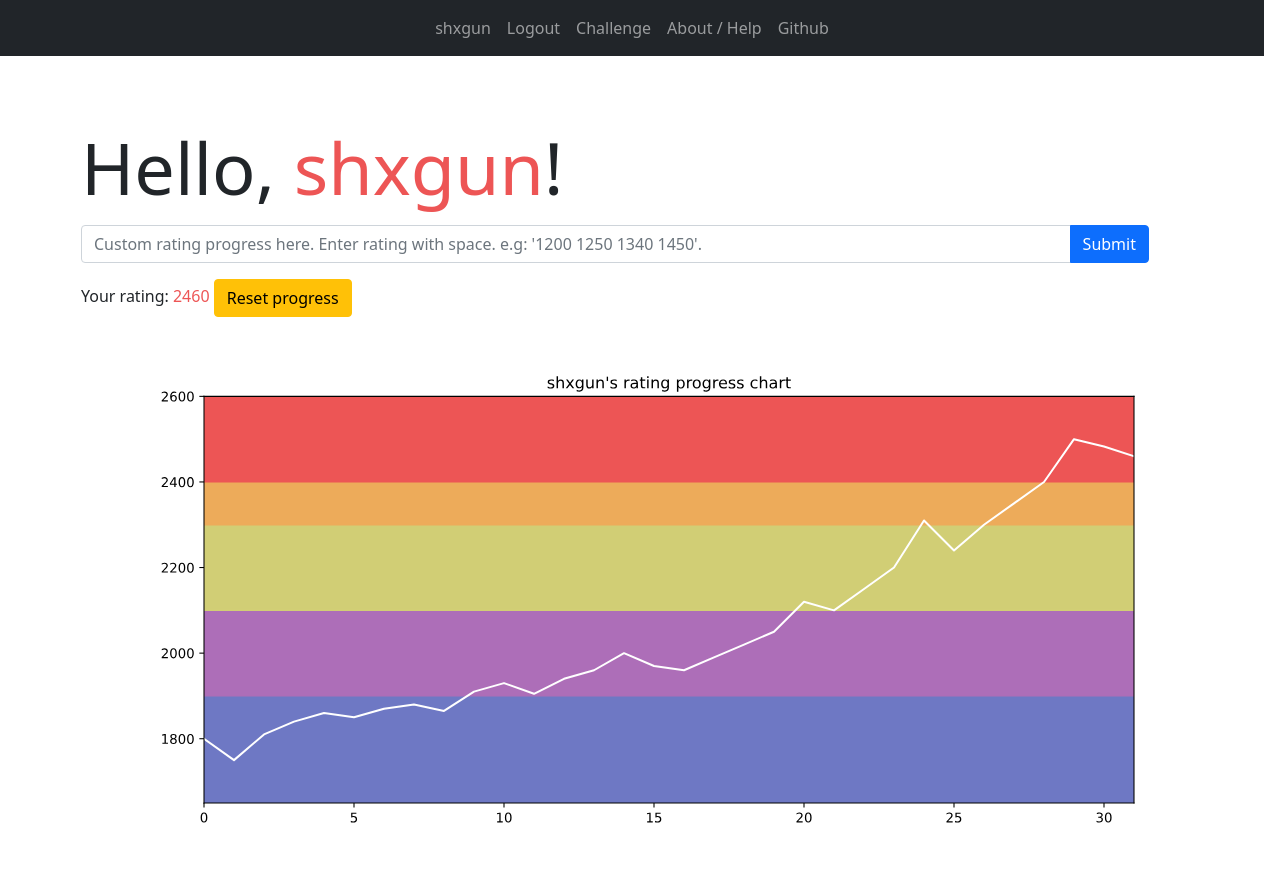
Before: / (signed in) with the older database file.
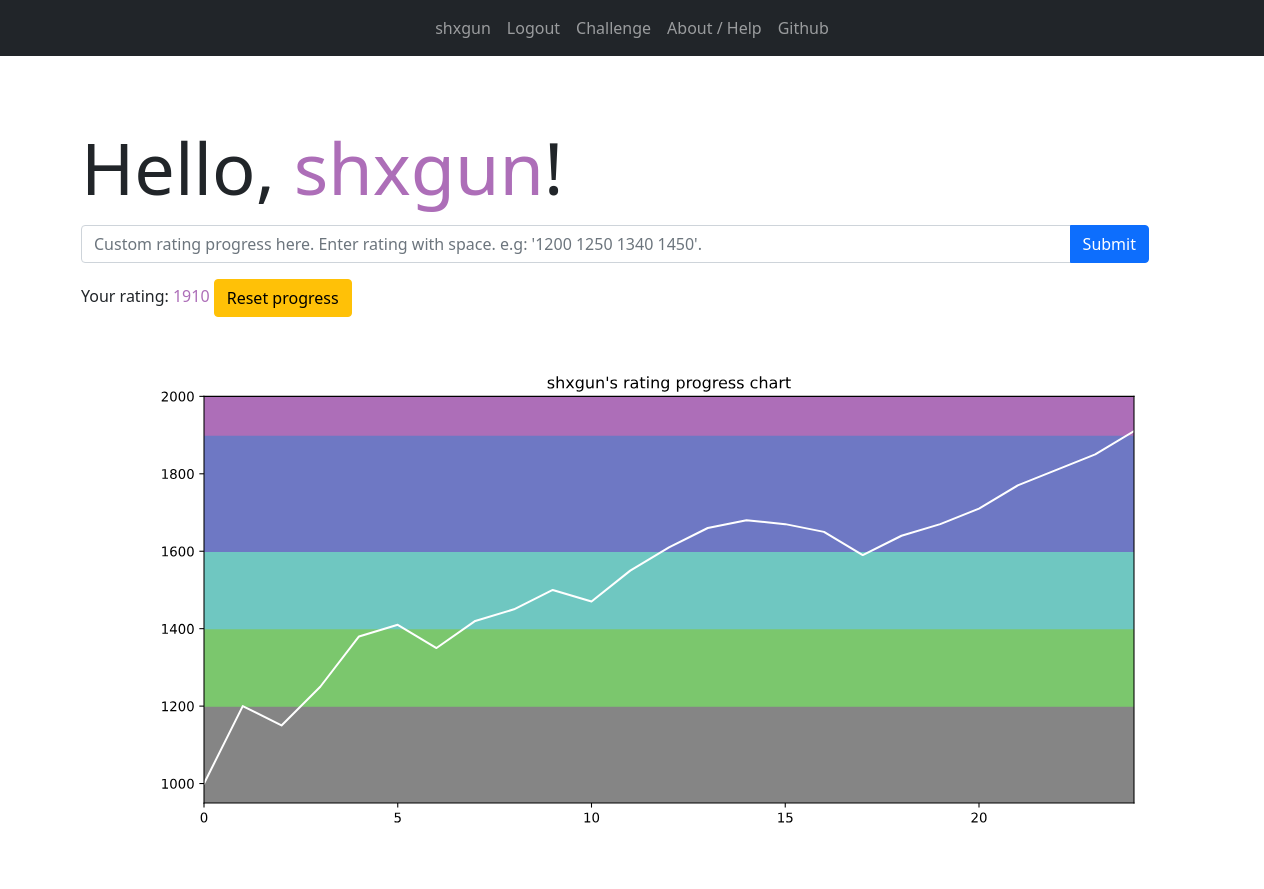
After: the same page with the newer database file.
### base/models.py (models this page shows, shortened)
class Profile(models.Model):
    user = models.ForeignKey(User, on_delete=models.CASCADE)
    handle = models.CharField(max_length=40)
    registration_date = models.DateField(auto_now_add=True)
    rating_progress = models.CharField(max_length=1000, default="[]")
    virtual_rating = models.IntegerField(default=1400)
    in_progress = models.BooleanField(default=False)
    current_problem = models.CharField(max_length=20, default="Unselected")
    deadline = models.DateTimeField(auto_now_add=True)

### base/views.py (the view)
# urls.py: path("", views.index, name="home-page"),
def index(request):
    context = {}
    context["user"] = None
    context["graph"] = None
    context["user"] = request.user
    if request.user.is_authenticated:
        profile = Profile.objects.get(user=request.user)
        if request.method == "POST":
            update_progress(profile, request.POST.get("progress"))
        context["profile"] = profile
        context["graph"] = make_graph(profile.handle, eval(profile.rating_progress))
        context["xcolor"] = color_rating_2(profile.virtual_rating)
    return render(request, "home.html", context)

### base/util.py (called while the page is built)
def color_rating_2(rating):
    cp = [0, 1200, 1400, 1600, 1900, 2100, 2300, 2400, 2600, 3000, 4000]
    cl = [
        "#858585",
        "#7bc76d",
        "#6fc7c1",
        "#6e78c4",
        "#ad6eb8",
        "#aba84d",
        "#edab5a",
        "#ed5555",
        "#f50505",
        "#960000",
    ]
    for i in range(10):
        if rating < cp[i + 1]:
            return cl[i]

def make_graph(handle, y):
    fig = plt.figure()
    fig.set_size_inches(12.5, 5.5)
    x = range(len(y))
    max_y = max(y)
    max_y = max_y + 100 - max_y % 100
    min_y = min(y)
    min_y = min_y - 50 - min_y % 100
    plt.ylim(min_y, max_y)
    plt.xlim(0, len(y) - 1)
    cp = [0, 1200, 1400, 1600, 1900, 2100, 2300, 2400, 2600, 3000, 4000]
    cl = [
        "#858585",
        "#7bc76d",
        "#6fc7c1",
        "#6e78c4",
        "#ad6eb8",
        "#d1ce75",
        "#edab5a",
        "#ed5555",
        "#f50505",
        "#960000",
    ]
    for i in range(10):
        plt.axhspan(cp[i], cp[i + 1], color=cl[i])
    plt.title(handle + "'s rating progress chart")
    plt.plot(x, y, color="#ffffff")
    imgdata = StringIO()
    fig.savefig(imgdata, format="svg")
    data = imgdata.getvalue()
    return data

### templates/home.html (shortened to what this page needs)
{% extends 'main.html' %}
{% block content %}
<div class="container">
    {% if not user.is_authenticated %}
    <div class="container">
        <h1 class="display-1">
            Welcome to arugo
        </h1>
    </div>
    <div class="container">
        <p class="h4">What is this site?</p>
        <p>This site helps users that want to do practice and can keep track of their progress through a virtual rating
            system. You can assign yourself with an initial rating, do practice based on random suggested problems and
            earn a virtual rating through it. This site is inspired by my past training days, which I always wanted to
            have something like this to aid my training. <a class="link-secondary" href="{% url 'help' %}"
                target="_blank">Read more...</a></p>
    </div>
    <div class="container">
        <p class="h4">Already have an account?</p>
        <p>Login <a class="link-secondary" href="{% url 'login' %}" target="_blank">
                here</a>.</p>
    </div>
    <div class="container">
        <p class="h4">New to this site?</p>
        <p>Register with your Codeforces handle <a class="link-secondary" href="{% url 'register' %}" target="_blank">
                here</a>.</p>
    </div>
    {% else %}
    <div class="container">
        <h1 class="display-2">Hello, <span style="color:{{xcolor}}">{{profile.handle}}</span>!</h1>
    </div>
    <div class="container">
        <form method="POST">
            <div class="input-group mb-3">
                <input type="progress" class="form-control" id="progress" name="progress"
                    placeholder="Custom rating progress here. Enter rating with space. e.g: '1200 1250 1340 1450'.">
                    <button type="submit" class="btn btn-primary">Submit</button>
            </div>
        </form>
    </div>
    <div class="container">
        <p> Your rating: <span style="color:{{xcolor}}">{{profile.virtual_rating}}</span>  <a class="btn btn-warning" href="{% url 'reset-progress' %}">Reset progress</a></p>
    </div>
    <p> {{graph|safe}} </p>
    {% endif %}
</div>
{% endblock content %}

### templates/main.html (shortened to what this page needs)
{% load static %}
<!DOCTYPE html>
<html>
<head>
    <link rel="stylesheet" href="{% static 'css/bootstrap.min.css' %}">
    <link rel="stylesheet" href="{% static 'css/style.css' %}">
</head>
<body>
    <nav class="navbar navbar-expand-lg navbar-dark bg-dark">
        <div class="collapse navbar-collapse justify-content-md-center" id="navbarsExample08">
            <ul class="navbar-nav">
                {% if not user.is_authenticated %}
                <li class="nav-item active">
                    <a class="nav-link" href="{% url 'home-page' %}"> Arugo </a>
                </li>
                <li class="nav-item">
                    <a class="nav-item nav-link" href="{% url 'login' %}"> Login </a>
                </li>
                <li class="nav-item">
                    <a class="nav-item nav-link" href="{% url 'register' %}"> Register </a>
                </li>
                {% else %}
                <li class="nav-item">
                    <a class="nav-item nav-link" href="{% url 'home-page' %}"> {{profile.handle}} </a>
                </li>
                <li class="nav-item">
                    <a class="nav-item nav-link" href="{% url 'logout' %}"> Logout </a>
                </li>
                    {% if profile.in_progress %}
                        <li class="nav-item">
                            <a class="nav-item nav-link" href="{% url 'challenge' %}"> Challenge </a>
                        </li>
                    {% else %}
                        <li class="nav-item">
                            <a class="nav-item nav-link" href="{% url 'list' %}"> List </a>
                        </li>
                    {% endif %}
                {% endif %}
                <li class="nav-item">
                    <a class="nav-item nav-link" href="{% url 'help' %}"> About / Help </a>
                </li>
                <li class="nav-item">
                    <a class="nav-item nav-link" href="https://github.com/polarity-cf/arugo"> Github </a>
                </li>
            </ul>
        </div>
    </nav>
    <br>
    <br>
    <div class="container">
        {% block content %}
        {% endblock content %}
    </div>
</body>
</html>

### static/css/style.css (style rules this page uses)
body { padding-bottom: 20px; }
.navbar { margin-bottom: 5px; }
.container { margin: 15px; }

Changed rows visible on the page:
changed Profile "shxgun": virtual_rating "2460" → "1910"
